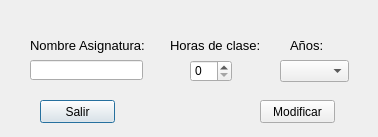
<?xml version="1.0" encoding="UTF-8"?>
<ui version="4.0">
 <class>Dialog</class>
 <widget class="QDialog" name="Dialog">
  <property name="geometry">
   <rect>
    <x>0</x>
    <y>0</y>
    <width>378</width>
    <height>137</height>
   </rect>
  </property>
  <property name="windowTitle">
   <string>Insertar asignatura</string>
  </property>
  <widget class="QLabel" name="label">
   <property name="geometry">
    <rect>
     <x>30</x>
     <y>30</y>
     <width>131</width>
     <height>31</height>
    </rect>
   </property>
   <property name="font">
    <font>
     <pointsize>10</pointsize>
    </font>
   </property>
   <property name="text">
    <string>Nombre Asignatura:</string>
   </property>
  </widget>
  <widget class="QLineEdit" name="lineEdit">
   <property name="geometry">
    <rect>
     <x>30</x>
     <y>60</y>
     <width>113</width>
     <height>20</height>
    </rect>
   </property>
  </widget>
  <widget class="QLabel" name="label_2">
   <property name="geometry">
    <rect>
     <x>170</x>
     <y>30</y>
     <width>121</width>
     <height>31</height>
    </rect>
   </property>
   <property name="font">
    <font>
     <pointsize>10</pointsize>
    </font>
   </property>
   <property name="text">
    <string>Horas de clase:</string>
   </property>
  </widget>
  <widget class="QSpinBox" name="spinBox">
   <property name="geometry">
    <rect>
     <x>190</x>
     <y>60</y>
     <width>42</width>
     <height>22</height>
    </rect>
   </property>
  </widget>
  <widget class="QPushButton" name="pushButton">
   <property name="geometry">
    <rect>
     <x>40</x>
     <y>100</y>
     <width>75</width>
     <height>23</height>
    </rect>
   </property>
   <property name="text">
    <string>Salir</string>
   </property>
  </widget>
  <widget class="QPushButton" name="pushButton_2">
   <property name="geometry">
    <rect>
     <x>260</x>
     <y>100</y>
     <width>75</width>
     <height>23</height>
    </rect>
   </property>
   <property name="text">
    <string>Modificar</string>
   </property>
  </widget>
  <widget class="QComboBox" name="comboBox">
   <property name="geometry">
    <rect>
     <x>280</x>
     <y>60</y>
     <width>69</width>
     <height>22</height>
    </rect>
   </property>
  </widget>
  <widget class="QLabel" name="label_3">
   <property name="geometry">
    <rect>
     <x>290</x>
     <y>30</y>
     <width>61</width>
     <height>31</height>
    </rect>
   </property>
   <property name="font">
    <font>
     <pointsize>10</pointsize>
    </font>
   </property>
   <property name="text">
    <string>Años:</string>
   </property>
  </widget>
 </widget>
 <resources/>
 <connections/>
</ui>
